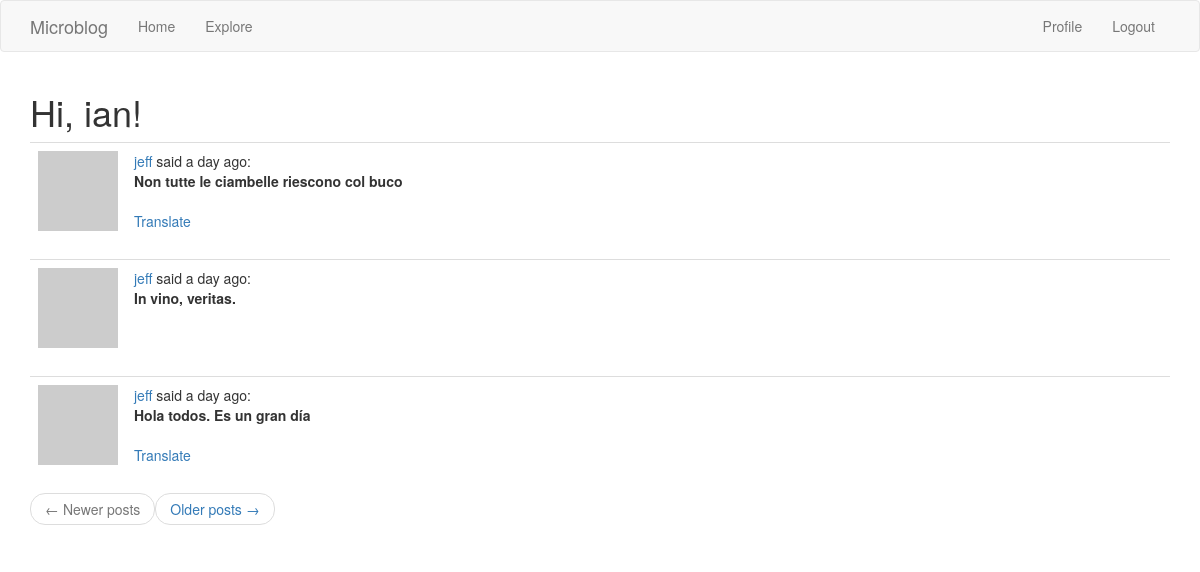
The page /explore (signed in) on the database its author committed.
### app/models.py (models this page shows, shortened)
class User(UserMixin, db.Model):
    id = db.Column(db.Integer, primary_key=True)
    username = db.Column(db.String(64), index=True, unique=True)
    email =  db.Column(db.String(120), index=True, unique=True)
    password_hash = db.Column(db.String(128))
    posts =  db.relationship('Post', backref='author', lazy='dynamic')
    def avatar(self, size):
        digest = md5(self.email.lower().encode('utf-8')).hexdigest()
        return 'https://gravatar.com/avatar/{}?d=identicon&s={}'.format(
            digest, size)
    about_me = db.Column(db.String(140))
    last_seen = db.Column(db.DateTime, default=datetime.utcnow)
    followed = db.relationship(
        'User', secondary=followers,
        primaryjoin=(followers.c.follower_id == id),
        secondaryjoin=(followers.c.followed_id == id),
        backref=db.backref('followers', lazy='dynamic'), lazy='dynamic')

class Post(db.Model):
    id = db.Column(db.Integer, primary_key=True)
    body = db.Column(db.String(140))
    timestamp = db.Column(db.DateTime, index=True, default=datetime.utcnow)
    user_id = db.Column(db.Integer, db.ForeignKey('user.id'))
    language = db.Column(db.String(5))

### app/routes.py (the view)
@app.route('/explore')
@login_required
def explore():
    page = request.args.get('page', 1, type=int)
    posts = Post.query.order_by(Post.timestamp.desc()).paginate(
        page, app.config['POSTS_PER_PAGE'], False)
    next_url = url_for('explore', page=posts.next_num) \
        if posts.has_next else None
    prev_url = url_for('explore', page=posts.prev_num) \
        if posts.has_prev else None
    return render_template('index.html', title='Explore', posts=posts.items,
                        next_url=next_url, prev_url=prev_url)

### app/models.py (called while the page is built)
@login.user_loader
def load_user(id):
    return User.query.get(int(id))

### app/routes.py (called while the page is built)
@app.before_request
def before_request():
    if current_user.is_authenticated:
        current_user.last_seen = datetime.utcnow()
        db.session.commit()
    g.locale = str(get_locale())

### app/templates/index.html (shortened to what this page needs)
{% extends "base.html" %}
{% import 'bootstrap/wtf.html' as wtf %}
{% block app_content %}
	<h1>{{ _('Hi, %(username)s!', username=current_user.username) }}</h1>
	{% for post in posts %}
		{% include '_post.html' %}
	{% endfor %}
    <nav aria-label="...">
        <ul class="pager">
            <li class="previous{% if not prev_url %} disabled{% endif %}">
                <a href="{{ prev_url or '#' }}">
                    <span aria-hidden="true">&larr;</span> Newer posts
                </a>
            </li>
            <li class="previous{% if not next_url %} disabled{% endif %}">
                <a href="{{ next_url or '#' }}">
                    Older posts <span aria-hidden="true">&rarr;</span>
                </a>
            </li>
        </ul>
    </nav>
{% endblock %}

### app/templates/_post.html (shortened to what this page needs)
    <table class="table table-hover">
        <tr>
            <td width="70px">
                <a href="{{ url_for('user', username=post.author.username) }}">
                    <img src="{{ post.author.avatar(70) }}" />
                </a>
            </td>
            <td>
				{{ _('%(username)s said %(when)s',
					username=user_link, when=moment(post.timestamp).fromNow()) }}:
                <br>
                <strong><span id="post{{ post.id }}">{{ post.body }}</span></strong>
				{% if post.language and post.language != g.locale %}
				<br><br>
				<span id="translation{{ post.id }}">
					<a href="javascript:translate(
								'#post{{ post.id }}',
								'#translation{{ post.id }}',
								'{{ post.language }}',
								'{{ g.locale }}');">{{ _('Translate') }}</a>
				</span>
            </td>
        </tr>
		{% endif %}
    </table>

### rows shown on the page
Post: body "Non tutte le ciambelle riescono col buco"
Post: body "In vino, veritas."
Post: body "Hola todos. Es un gran día"
